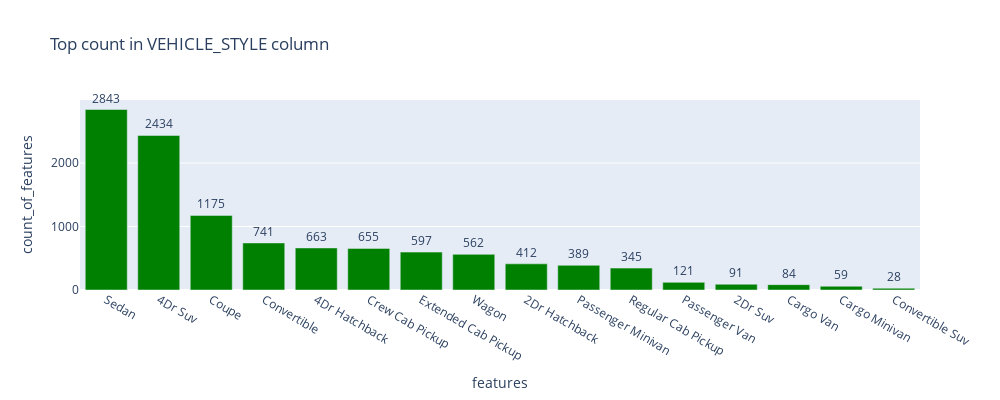

Notebook cell for this chart:
### Code cell
categorical_count(cleaned_car_data, 'vehicle_style')

### Figure 1 — Plotly figure (JSON) as saved in the notebook; plotly's stock layout.template omitted (floating-point values rounded to 4 significant figures)
{"data": [{"alignmentgroup": "True", "cliponaxis": false, "hovertemplate": "features=%{x}<br>count_of_features=%{text}<extra></extra>", "legendgroup": "", "marker": {"color": "green", "pattern": {"shape": ""}}, "name": "", "offsetgroup": "", "orientation": "v", "showlegend": false, "text": [2843, 2434, 1175, 741, 663, 655, 597, 562, 412, 389, 345, 121, 91, 84, 59, 28], "textangle": 0, "textfont": {"size": 12}, "textposition": "outside", "type": "bar", "x": ["Sedan", "4Dr Suv", "Coupe", "Convertible", "4Dr Hatchback", "Crew Cab Pickup", "Extended Cab Pickup", "Wagon", "2Dr Hatchback", "Passenger Minivan", "Regular Cab Pickup", "Passenger Van", "2Dr Suv", "Cargo Van", "Cargo Minivan", "Convertible Suv"], "xaxis": "x", "y": [2843, 2434, 1175, 741, 663, 655, 597, 562, 412, 389, 345, 121, 91, 84, 59, 28], "yaxis": "y"}], "layout": {"barmode": "relative", "height": 400, "legend": {"tracegroupgap": 0}, "title": {"text": "Top count in VEHICLE_STYLE column"}, "width": 1000, "xaxis": {"anchor": "y", "domain": [0, 1], "title": {"text": "features"}}, "yaxis": {"anchor": "x", "domain": [0, 1], "title": {"text": "count_of_features"}}}}
